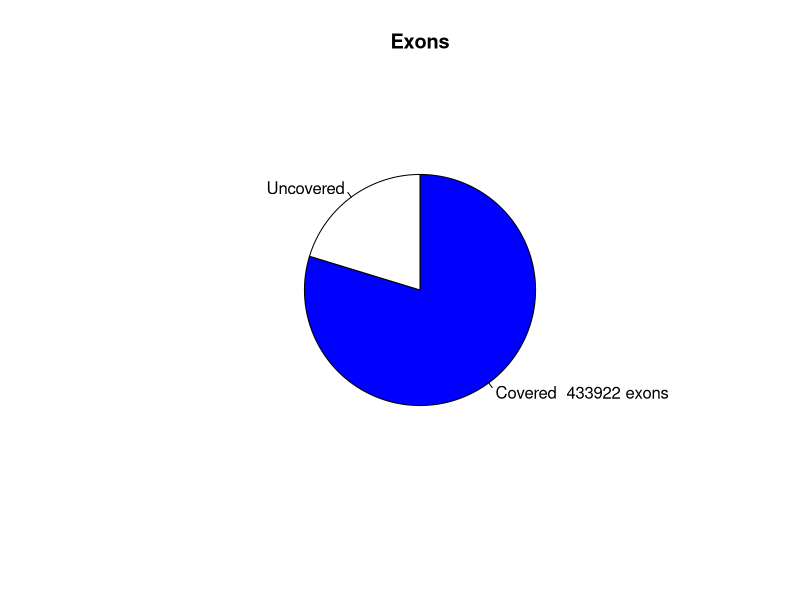

This chart was generated by the following R code:
png("/rds/user/is460/hpc-work/muscle-rnaseq/ezbamqc/output/figs/srpk3_wt_ttnb_wt_2.read_distr_pie.png",width=500,height=500,units="px")
pie(c(433922,110386),labels=c("Covered  433922 exons","Uncovered"),main="Exons",radius=0.6,clockwise=T,col=c("blue","white"))
dev.state = dev.off()
